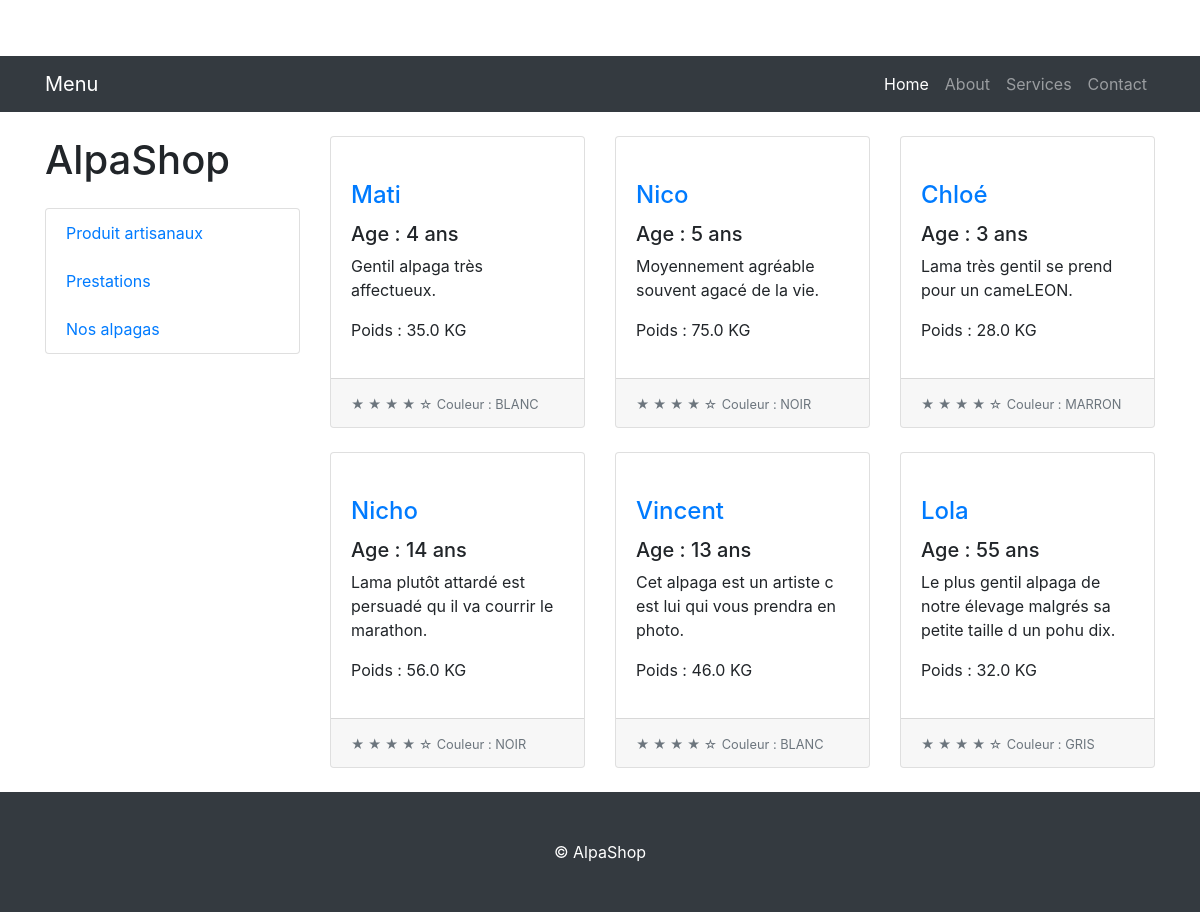
The page / on the database its author committed.
### tables this page shows
CREATE TABLE animal (id INTEGER PRIMARY KEY AUTOINCREMENT, nom TEXT, age INTEGER, poids REAL, image TEXT, description TEXT, fk_couleur INTEGER);

CREATE TABLE couleur (id INTEGER PRIMARY KEY AUTOINCREMENT, libelle TEXT);

### app.py (the view)
@app.route("/")
def home():
    d = date.today().isoformat()
    return render_template("home.html", la_date = d, lamas = db.findAll("*"))

### db.py (called while the page is built)
def findAll(id):
    conn = sqlite3.connect('alpashop.db', check_same_thread=False)
    c = conn.cursor()
    if id != "*":
        query = "SELECT nom, age, poids, c.libelle, a.description, a.image FROM animal a INNER JOIN couleur c ON a.fk_couleur = c.id WHERE l.id = " + str(id)
    else:
        query = "SELECT nom, age, poids, c.libelle, a.description, a.image FROM animal a INNER JOIN couleur c ON a.fk_couleur = c.id"
    c.execute(query)
    lstLamas = []
    for lama in c:
        lstLamas.append([lama[0],lama[1],lama[2],lama[3],lama[4],lama[5]])
    c.close()
    conn.close()
    return lstLamas

### templates/home.html (shortened to what this page needs)
<!DOCTYPE html>
<html lang="en">
<head>
  <link href="../Extensions/vendor/bootstrap/css/bootstrap.min.css" rel="stylesheet">
  <link href="../Extensions/css/shop-homepage.css" rel="stylesheet">
  <link rel="stylesheet" href="https://stackpath.bootstrapcdn.com/bootstrap/4.4.1/css/bootstrap.min.css">
</head>
<body>
  <nav class="navbar navbar-expand-lg navbar-dark bg-dark">
    <div class="container">
      <a class="navbar-brand" href="#">Menu</a>
      <div class="collapse navbar-collapse" id="navbarResponsive">
        <ul class="navbar-nav ml-auto">
          <li class="nav-item active">
            <a class="nav-link" href="/">Home
            </a>
          </li>
          <li class="nav-item">
            <a class="nav-link" href="{{ url_for('about') }}">About</a>
          </li>
          <li class="nav-item">
            <a class="nav-link" href="#">Services</a>
          </li>
          <li class="nav-item">
            <a class="nav-link" href="#">Contact</a>
          </li>
        </ul>
      </div>
    </div>
  </nav>
  <div class="container">
    <div class="row">
      <div class="col-lg-3">
        <h1 class="my-4">AlpaShop</h1>
        <div class="list-group">
          <a href="{{ url_for('produits') }}" class="list-group-item">Produit artisanaux</a>
          <a href="#" class="list-group-item">Prestations</a>
          <a href="#" class="list-group-item">Nos alpagas</a>
        </div>
      </div>
      <div class="col-lg-9 mt-4">
        <div class="row">
          {% for result in lamas %}
          <div class="col-lg-4 col-md-6 mb-4">
            <div class="card h-100">
              <a href="#"><img class="card-img-top" src="{{ result[5] }}" alt=""></a>
              <div class="card-body">
                <h4 class="card-title">
                  <a href="#">{{ result[0] }}</a>
                </h4>
                <h5>Age : {{ result[1] }} ans</h5>
                <p class="card-text">{{ result[4] }}</p>
                <p>Poids : {{ result[2] }} KG</p>
              </div>
              <div class="card-footer">
                <small class="text-muted">&#9733; &#9733; &#9733; &#9733; &#9734;</small>
                <small class="text-muted">Couleur : {{ result[3] }}</small>
              </div>
            </div>
          </div>
          {% endfor %}
        </div>
      </div>
    </div>
  </div>
  <footer class="py-5 bg-dark">
    <div class="container">
      <p class="m-0 text-center text-white"> &copy; AlpaShop</p>
    </div>
  </footer>
</body>
</html>

### Extensions/css/shop-homepage.css (style rules this page uses)
body { padding-top: 56px; }

### rows shown on the page
animal: nom "Mati", age "4", description "Gentil alpaga très affectueux.", poids "35.0", libelle "BLANC"
animal: nom "Nico", age "5", description "Moyennement agréable souvent agacé de la vie.", poids "75.0", libelle "NOIR"
animal: nom "Chloé", age "3", description "Lama très gentil se prend pour un cameLEON.", poids "28.0", libelle "MARRON"
animal: nom "Nicho", age "14", description "Lama plutôt attardé est persuadé qu il va courrir le marathon.", poids "56.0", libelle "NOIR"
animal: nom "Vincent", age "13", description "Cet alpaga est un artiste c est lui qui vous prendra en photo.", poids "46.0", libelle "BLANC"
animal: nom "Lola", age "55", description "Le plus gentil alpaga de notre élevage malgrés sa petite taille d un pohu dix.", poids "32.0", libelle "GRIS"
